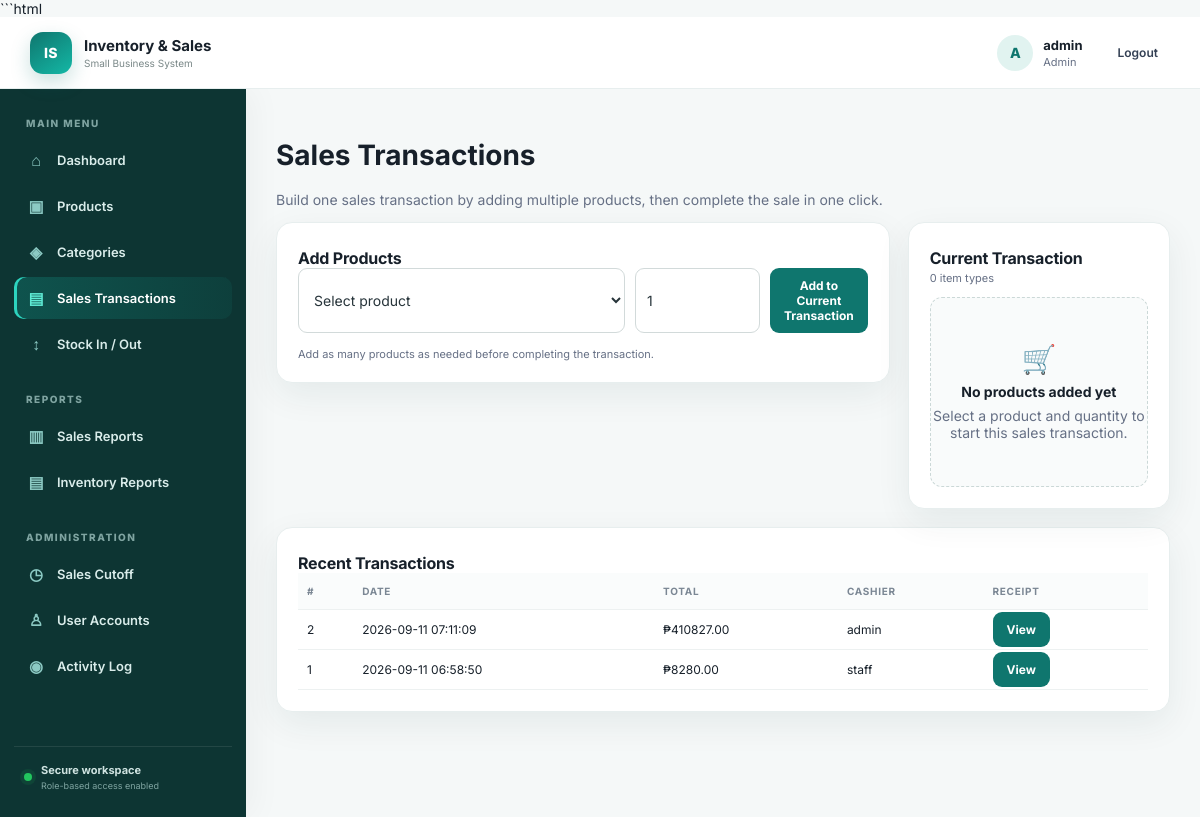
The app's page /sales (signed in), older data.
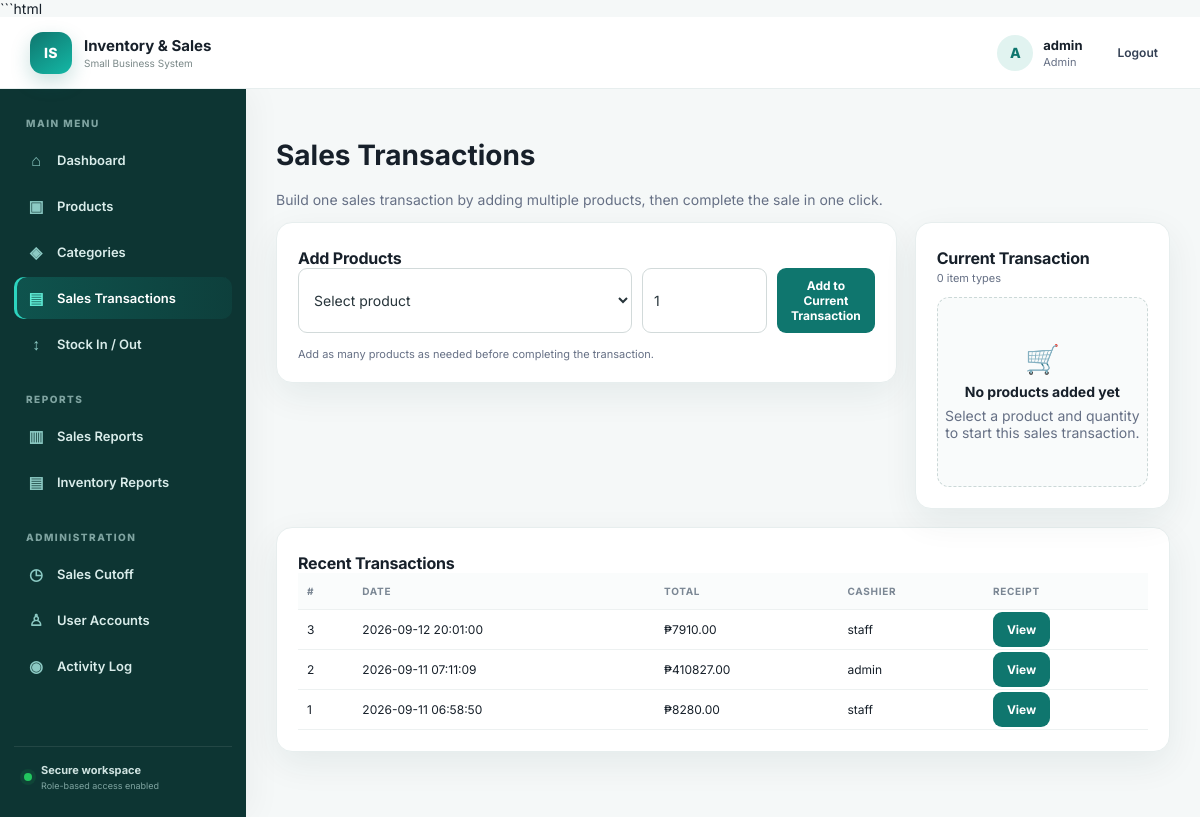
The same page, newer data.
### tables this page shows
CREATE TABLE sales (id INTEGER PRIMARY KEY AUTOINCREMENT, total REAL NOT NULL, payment REAL NOT NULL DEFAULT 0, change_amount REAL NOT NULL DEFAULT 0, created_at TEXT NOT NULL, cashier TEXT NOT NULL);

### app.py (the view, shortened to what this page needs)
@app.route("/sales", methods=["GET", "POST"])
@login_required
def sales():
    cart = session.get("cart", {})
    if not isinstance(cart, dict):
        cart = {}
    conn = db()
    cart_items = []
    cart_total = 0.0
    for product_id, qty in cart.items():
        product = conn.execute("SELECT * FROM products WHERE id=?", (int(product_id),)).fetchone()
        if product:
            subtotal = float(product["price"]) * int(qty)
            cart_items.append({"product": product, "quantity": int(qty), "subtotal": subtotal})
            cart_total += subtotal
    products_list = conn.execute("SELECT * FROM products WHERE stock>0 AND active=1 ORDER BY name").fetchall()
    recent = conn.execute("SELECT * FROM sales ORDER BY id DESC LIMIT 20").fetchall()
    conn.close()
    return render_template("sales.html", products=products_list, sales=recent,
                           cart_items=cart_items, cart_total=cart_total)

### app.py (called while the page is built)
def db():
    conn = sqlite3.connect(DB)
    conn.row_factory = sqlite3.Row
    conn.execute("PRAGMA foreign_keys = ON")
    return conn

def login_required(f):
    @wraps(f)
    def wrapped(*args, **kwargs):
        if "user_id" not in session:
            return redirect(url_for("login"))
        return f(*args, **kwargs)
    return wrapped

### templates/sales.html (shortened to what the changed rows need)
{% extends "base.html" %}
{% block content %}
<h1>Sales Transactions</h1>
<p class="muted">
    Build one sales transaction by adding multiple products, then complete the sale in one click.
</p>
<div class="sales-grid">
    <div class="panel">
        <h2>Add Products</h2>
        <form method="post" class="formgrid sales-add-form">
            <select name="product_id" required>
                <option value="">
                    Select product
                </option>
            </select>
            <input
                type="number"
                min="1"
                name="quantity"
                value="1"
                placeholder="Quantity"
                required
            >
            <button type="submit">
                Add to Current Transaction
            </button>
        </form>
        <p class="muted small-note">
            Add as many products as needed before completing the transaction.
        </p>
    </div>
    <div class="panel cart-panel">
        <div class="cart-heading">
            <div>
                <h2>Current Transaction</h2>
                <span class="muted">
                    {{ cart_items|length }}
                    item type{% if cart_items|length != 1 %}s{% endif %}
                </span>
            </div>
        </div>
        {% if cart_items %}
            <table class="cart-table">
                <tr>
                    <th>Product</th>
                    <th>Qty</th>
                    <th>Price</th>
                    <th>Subtotal</th>
                    <th></th>
                </tr>
                {% for item in cart_items %}
                    <tr>
                        <td>
                            {{item.product.name}}
                        </td>
                        <td>
                            <form method="post" class="qty-form">
                                <input
                                    type="hidden"
                                    name="action"
                                    value="update"
                                >
                                <input
                                    type="hidden"
                                    name="product_id"
                                    value="{{item.product.id}}"
                                >
                                <input
                                    class="qty-input"
                                    type="number"
                                    min="1"
                                    max="{{item.product.stock}}"
                                    name="quantity"
                                    value="{{item.quantity}}"
                                >
                                <button
                                    type="submit"
                                    class="small-btn"
                                >
                                    Update
                                </button>
                            </form>
                        </td>
                        <td>
                            ₱{{"%.2f"|format(item.product.price)}}
                        </td>
                        <td>
                            <strong>
                                ₱{{"%.2f"|format(item.subtotal)}}
                            </strong>
                        </td>
                        <td>
                            <form method="post">
                                <input
                                    type="hidden"
                                    name="action"
                                    value="remove"
                                >
                                <input
                                    type="hidden"
                                    name="product_id"
                                    value="{{item.product.id}}"
                                >
                                <button
                                    class="danger small-btn"
                                    type="submit"
                                >
                                    Remove
                                </button>
                            </form>
                        </td>
                    </tr>
                {% endfor %}
            </table>
            <div class="cart-total">
                <span>
                    TOTAL
                </span>
                <strong>
                    ₱{{"%.2f"|format(cart_total)}}
                </strong>
            </div>
            <form method="post" class="checkout-form">
                <input
                    type="hidden"
                    name="action"
                    value="checkout"
                >
                <label>
                    Customer Payment
                    <input
                        type="number"
                        name="payment"
                        min="{{cart_total}}"
                        step="0.01"
                        placeholder="Enter amount paid"
                        required
                    >
                </label>
                <div class="payment-hint">
                    Enter the amount given by the customer.
                    The system will calculate the change automatically.
                </div>
                <button
                    class="checkout-btn"
                    type="submit"
                >
                    Complete Sale
                </button>
            </form>
        {% else %}
            <div class="empty-cart">
                <div class="empty-cart-icon">
                    🛒
                </div>
                <strong>
                    No products added yet
                </strong>
                <span class="muted">
                    Select a product and quantity to start this sales transaction.
                </span>
            </div>
        {% endif %}
    </div>
</div>
<div class="panel">
    <h2>Recent Transactions</h2>
    <table>
        <tr>
            <th>#</th>
            <th>Date</th>
            <th>Total</th>
            <th>Cashier</th>
            <th>Receipt</th>
        </tr>
        {% for s in sales %}
            <tr>
                <td>
                    {{s.id}}
                </td>
                <td>
                    {{s.created_at}}
                </td>
                <td>
                    ₱{{"%.2f"|format(s.total)}}
                </td>
                <td>
                    {{s.cashier}}
                </td>
                <td>
                    <a
                        class="btnlink"
                        href="{{url_for('receipt',sale_id=s.id)}}"
                    >
                        View
                    </a>
                </td>
            </tr>
        {% else %}
            <tr>
                <td colspan="5">
                    No sales yet.
                </td>
            </tr>
        {% endfor %}
    </table>
</div>
{% endblock %}

### templates/base.html (shortened to what the changed rows need)
<!doctype html>
<html lang="en">
<head>
    <link
        rel="stylesheet"
        href="{{ url_for('static', filename='css/style.css') }}"
    >
</head>
<body>
{% if session.get("user_id") %}
<div class="app-shell">
    <header class="topbar">
        <div class="topbar-left">
            <div class="brand">
                <span class="brand-mark">IS</span>
                <span>
                    <strong>Inventory &amp; Sales</strong>
                    <small>Small Business System</small>
                </span>
            </div>
        </div>
        <div class="top-user">
            <div class="user-avatar">
                {{ session.username[:1]|upper }}
            </div>
            <div class="user-meta">
                <strong>{{ session.username }}</strong>
                <span>{{ session.role }}</span>
            </div>
            <a
                class="logout-link"
                href="{{ url_for('logout') }}"
            >
                Logout
            </a>
        </div>
    </header>
    <div class="layout">
        <aside class="sidebar">
            <div class="nav-label">
                MAIN MENU
            </div>
            <a
                class="nav-item {% if request.endpoint=='dashboard' %}active{% endif %}"
                href="{{ url_for('dashboard') }}"
            >
                <span class="nav-icon">⌂</span>
                Dashboard
            </a>
            <a
                class="nav-item {% if request.endpoint in ['products','edit_product'] %}active{% endif %}"
                href="{{ url_for('products') }}"
            >
                <span class="nav-icon">▣</span>
                Products
            </a>
            <a
                class="nav-item {% if request.endpoint in ['categories','edit_category'] %}active{% endif %}"
                href="{{ url_for('categories') }}"
            >
                <span class="nav-icon">◈</span>
                Categories
            </a>
            <a
                class="nav-item {% if request.endpoint=='sales' %}active{% endif %}"
                href="{{ url_for('sales') }}"
            >
                <span class="nav-icon">▤</span>
                Sales Transactions
            </a>
            {% if session.role == "Admin" %}
            <a
                class="nav-item {% if request.endpoint=='stock' %}active{% endif %}"
                href="{{ url_for('stock') }}"
            >
                <span class="nav-icon">↕</span>
                Stock In / Out
            </a>
            {% endif %}
            <div class="nav-label report-label">
                REPORTS
            </div>
            <a
                class="nav-item {% if request.endpoint=='sales_report' %}active{% endif %}"
                href="{{ url_for('sales_report') }}"
            >
                <span class="nav-icon">▥</span>
                Sales Reports
            </a>
            <a
                class="nav-item {% if request.endpoint=='inventory_report' %}active{% endif %}"
                href="{{ url_for('inventory_report') }}"
            >
                <span class="nav-icon">▤</span>
                Inventory Reports
            </a>
            {% if session.role == "Admin" %}
            <div class="nav-label report-label">
                ADMINISTRATION
            </div>
            <a
                class="nav-item {% if request.endpoint=='sales_cutoff' %}active{% endif %}"
                href="{{ url_for('sales_cutoff') }}"
            >
                <span class="nav-icon">◷</span>
                Sales Cutoff
            </a>
            <a
                class="nav-item {% if request.endpoint=='admin' %}active{% endif %}"
                href="{{ url_for('admin') }}"
            >
                <span class="nav-icon">♙</span>
                User Accounts
            </a>
            <a
                class="nav-item {% if request.endpoint=='audit_log' %}active{% endif %}"
                href="{{ url_for('audit_log') }}"
            >
                <span class="nav-icon">◉</span>
                Activity Log
            </a>
            {% endif %}
            <div class="sidebar-footer">
                <span class="secure-dot"></span>
                <div>
                    <strong>Secure workspace</strong>
                    <small>Role-based access enabled</small>
                </div>
            </div>
        </aside>
        <main class="main-content">
            {% block content %}{% endblock %}
        </main>
    </div>
</div>
{% else %}
    {% block login %}{% endblock %}
{% endif %}
</body>
</html>

Row changes from the older to the newer data that the page shows:
added sales: id "3", created_at "2026-09-12 20:01:00", total "7910.00", cashier "staff"
